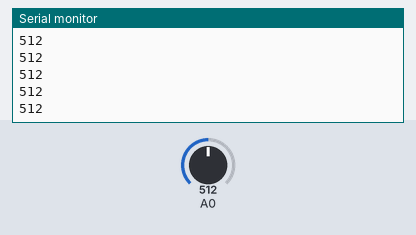
Simulated run of this sketch. Board: Arduino Uno, built with avr-gcc and run on an emulated ATmega328P. On the bench: the last lines printed to the serial monitor. The inputs (shaded band) are chosen by the test bench; at power-on: A0 = 512.

Above: at 1.2 s.
1.3 s: A0 set to 716
At 2.0 s:
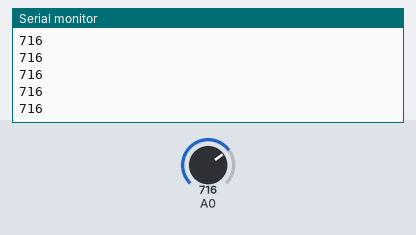
2.8 s: A0 set to 900
At 3.5 s:
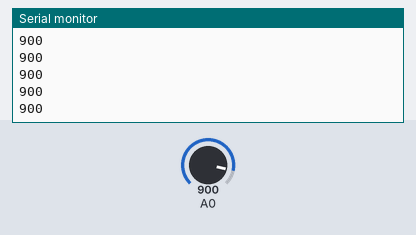
Timing chart, 0 to 5.8 s (numbered marks = the images above; inputs shaded):
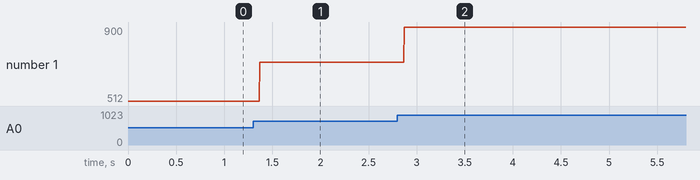

The sketch:

led_and_potentiometer_using_arduino_code_for_serial.ino
```cpp
// C++ code
// Code for reading the potentiometer value as we turn it.
int potentio_value = A0; // Potentiometer output at pin A0
void setup()
{
  Serial.begin(9600); // Serial.begin for making connection with your pc
}

void loop()
{
  int sensor_value = analogRead(A0);
  Serial.println(sensor_value);
  delay(1);
}
```

Measured:
- after the input at 1.3 s, the serial monitor: prints a new line after 0.07 s (image 1)
- after the input at 2.8 s, the serial monitor: prints a new line after 0.07 s (image 2)
- plotted number 1: 512 → 716 after the input at 1.3 s, 716 → 900 after the input at 2.8 s
